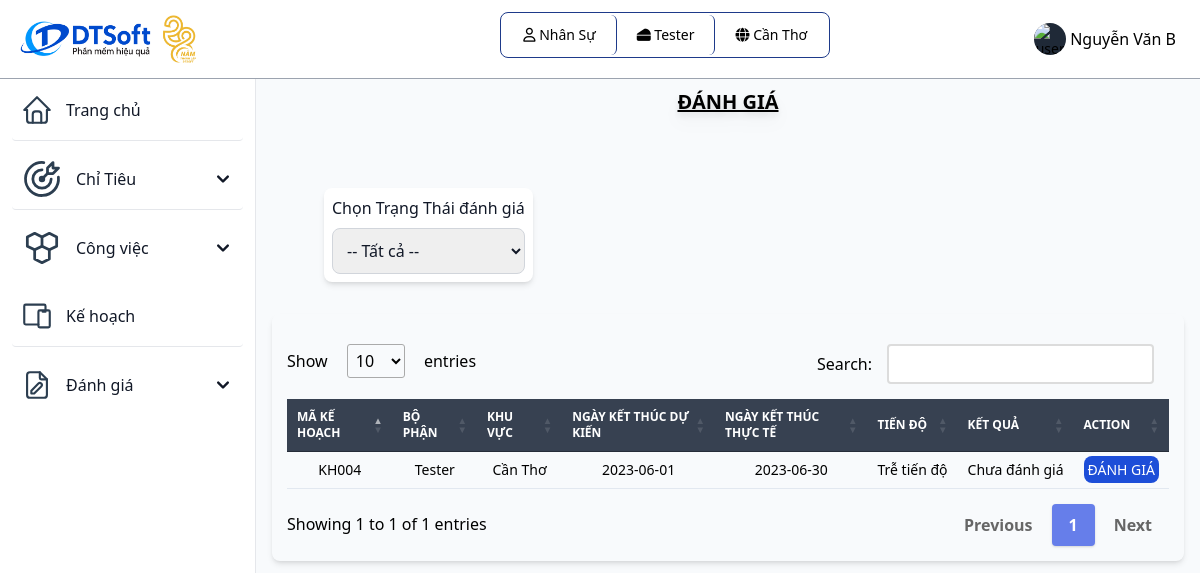
The page /danhgia.php (signed in) on the database as committed earlier.
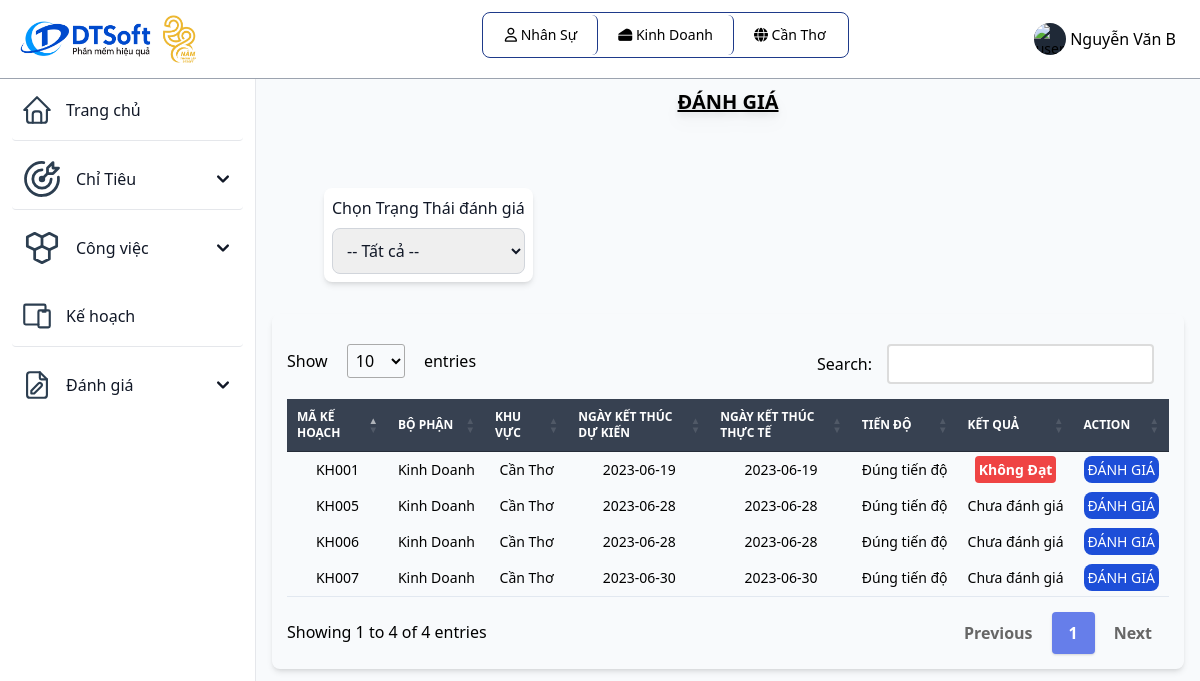
The same page on the database as committed later.
### tables this page shows
CREATE TABLE `vaitro` (
  `id_vaitro` varchar(10) primary key,
  `tenvaitro` varchar(255) NOT NULL,
  `mota` varchar(255) NOT NULL
);

CREATE TABLE `bophan` (
  `id_bophan` varchar(10) primary key,
  `id_khuvuc` varchar(10) NOT NULL,
  `tenbophan` varchar(255) NOT NULL,
  `cvchuyenmon` varchar(255) NOT NULL,
  foreign key(id_khuvuc) references khuvuc(id_khuvuc)
);

CREATE TABLE `khuvuc` (
  `id_khuvuc` varchar(10) primary key,
  `tenkhuvuc` varchar(255) NOT NULL,
  `diachi` varchar(255) NOT NULL,
  `sdt` int(20) NOT NULL
);

CREATE TABLE `kehoachgiaoviec` (
  `id_kehoachgiaoviec` varchar(10) primary key,
  `id_bophan` varchar(10) NOT NULL,
  `id_khuvuc` varchar(10) NOT NULL,
  `tenkh` varchar(255) NOT NULL,
  `ngaybatdau` date NOT NULL,
  `ngayktdukien` date NOT NULL,
  `ngayktthucte` date NOT NULL,
  `trangthai` varchar(30) NOT NULL,
  foreign key(id_khuvuc) references khuvuc(id_khuvuc),
  foreign key(id_bophan) references bophan(id_bophan)
);

### danhgia.php (the view, shortened to what this page needs)
<?php
include "inc/header.php";
include "db/database.php";
?>
<div class="p-4 sm:ml-64">
    <div class="p-4 mt-14">
        <div class="mb-5 font-bold uppercase text-center underline text-xl drop-shadow-lg">Đánh giá</div>
        <div class="p-4 mt-14 flex grid">
            <div class="flex">
                <div class="ml-5 shadow-md bg-white p-2 rounded-lg">
                    <label class="block mb-2 text-base font-medium text-gray-900">Chọn Trạng Thái đánh giá</label>
                    <select id="filter-select3" class="border border-gray-300 text-gray-900 text-base rounded-lg focus:ring-blue-500 focus:border-blue-500 block w-full p-2.5 dark:bg-gray-700 dark:border-gray-600 dark:placeholder-gray-400 dark:text-white dark:focus:ring-blue-500 dark:focus:border-blue-500">
                        <option value="">-- Tất cả --</option>
                    </select>
                </div>
            </div>
        </div>
    </div>
    <div class="mb-4">
        <div class="relative overflow-x-auto shadow-md sm:rounded-lg">
            <table class="w-full text-sm text-gray-500 dark:text-gray-400" id="myTable3">
                <thead class="text-xs text-white uppercase bg-gray-700">
                    <tr>
                        <th class="px-3 py-3">
                            Mã kế hoạch
                        </th>
                        <th class="px-3 py-3">
                            Bộ phận
                        </th>
                        <th class="px-3 py-3">
                            Khu vực
                        </th>
                        <th class="px-3 py-3">
                            Ngày kết thúc dự kiến
                        </th>
                        <th class="px-3 py-3">
                            Ngày kết thúc thực tế
                        </th>
                        <th class="px-3 py-3">
                            Tiến độ
                        </th>
                        <th class="px-3 py-3">
                            Kết quả
                        </th>
                        <?php if($_SESSION['id_vaitro'] != 'QLKV') { ?>
                        <th class="px-3 py-3">
                            Action
                        </th>
                        <?php } ?>
                    </tr>
                </thead>
                <tbody class="text-black text-center">
                    <?php
                    $id_vt = $_SESSION['id_vaitro'];
                    $id_bp = $_SESSION['id_bophan'];
                    $id_kv = $_SESSION['id_khuvuc'];
                    if ($id_vt == "NS" or $id_vt == "QLBP") {
                        $condition = "id_bophan = '" . $id_bp . "'";
                    } else {
                        $condition = "id_khuvuc = '" . $id_kv . "'";
                    }
                    $sql = "SELECT * FROM kehoachgiaoviec";
                    if (!empty($condition)) {
                        $sql .= " WHERE $condition";
                    }
                    $result = mysqli_query($ketnoi, $sql);
                    while ($row = mysqli_fetch_array($result)) {
                        $id_kehoachgiaoviec = $row["id_kehoachgiaoviec"];
                        $ngayktdukien = $row["ngayktdukien"];
                        $ngayktthucte = $row["ngayktthucte"];
                        $id_bophan = $row["id_bophan"];
                        $id_khuvuc = $row["id_khuvuc"];
                        $trangthai = $row["trangthai"];
                        $sql_bophan = "SELECT `tenbophan`,`id_khuvuc` FROM `bophan` WHERE `id_bophan` = '" . $id_bophan . "'";
                        $result_bophan = mysqli_query($ketnoi, $sql_bophan);
                        $row_bophan = mysqli_fetch_array($result_bophan);
                        $tenbophan = $row_bophan["tenbophan"];
                        $sql_khuvuc = "SELECT `tenkhuvuc` FROM `khuvuc` WHERE `id_khuvuc` = '" . $id_khuvuc . "'";
                        $result_khuvuc = mysqli_query($ketnoi, $sql_khuvuc);
                        $row_khuvuc = mysqli_fetch_array($result_khuvuc);
                        $tenkhuvuc = $row_khuvuc["tenkhuvuc"];
                    ?>
                        <tr class="bg-white border-b dark:border-gray-700 hover:bg-gray-50">
                            <td scope="row" class="px-3 py-4 text-black">
                                <?php echo $id_kehoachgiaoviec ?>
                            </td>
                            <td class="px-3 py-4 font-medium whitespace-nowrap">
                                <?php echo $tenbophan ?>
                            </td>
                            <td class="px-3 py-4 font-medium whitespace-nowrap">
                                <?php echo $tenkhuvuc ?>
                            </td>
                            <td class="px-3 py-4 font-medium whitespace-nowrap">
                                <?php echo $ngayktdukien ?>
                            </td>
                            <td class="px-3 py-4 font-medium whitespace-nowrap">
                                <?php echo $ngayktthucte ?>
                            </td>
                            <td class="px-3 py-4 font-medium whitespace-nowrap">
                               <?php
                                    $date1 = new DateTime($ngayktdukien);
                                    $date2 = new DateTime($ngayktthucte);
                                    $diff = $date1->diff($date2);
                                    if($ngayktthucte!=''){
                                        if ($diff->days > 0) {
                                            echo "Trễ tiến độ";
                                        } elseif ($diff->days < 0) {
                                            echo "Đúng tiến độ";
                                        } else {
                                            echo "Đúng tiến độ";
                                        }
                                    } else echo "--"
                               ?>
                            </td>
                            <td class="px-3 py-4 font-medium whitespace-nowrap text-center">
                                <?php
                                    if ($trangthai=='-- Chọn đánh giá --' or $trangthai=='') {
                                        echo 'Chưa đánh giá';
                                    }
                                    else if ($trangthai == 'Đạt') echo '<span class="bg-green-500 rounded p-1 text-white font-bold">Đạt</span>';
                                    else if ($trangthai == 'Không Đạt') echo '<span class="bg-red-500 rounded p-1 text-white font-bold">Không Đạt</span>';
                                    else echo '<span class="bg-yellow-500 rounded p-1 text-white font-bold">Chưa Đạt</span>';
                                ?>
                            </td>
                            <?php if($_SESSION['id_vaitro'] != 'QLKV') { ?>
                            <td class="px-3 py-4 font-medium whitespace-nowrap text-center">
                                <a class="bg-blue-700 p-1 text-white rounded-lg uppercase" href="chitietdanhgia.php?id=<?php echo $id_kehoachgiaoviec ?>">
                                    Đánh giá
                                </a>
                            </td>
                            <?php } ?>
                        </tr>
                    <?php } ?>
                </tbody>
            </table>
        </div>
    </div>
</div>
</body>
</html>

### inc/header.php (shortened to what this page needs)
<?php
 include_once('db/connect.php');
 $id_vt = $_SESSION['id_vaitro'];
?>
<!DOCTYPE html>
<html lang="en">
<head>
	<link href="https://unpkg.com/tailwindcss@2.2.19/dist/tailwind.min.css" rel=" stylesheet">
  <link rel="stylesheet" href="https://cdnjs.cloudflare.com/ajax/libs/font-awesome/6.4.0/css/all.min.css">
	<link href="https://cdn.datatables.net/1.10.19/css/jquery.dataTables.min.css" rel="stylesheet">
	<link href="https://cdn.datatables.net/responsive/2.2.3/css/responsive.dataTables.min.css" rel="stylesheet">
  <script src="https://cdn.tailwindcss.com"></script>
</head>
<body class="g-sidenav-show bg-slate-50" id="draggable">
  <nav class="fixed top-0 z-50 w-full bg-white border-b border-gray-400 dark:border-gray-100 text-black">
        <div class="px-3 py-3 lg:px-5 lg:pl-3">
          <div class="flex items-center justify-between">
            <div class="flex items-center justify-start">
              <a href="index.php" class="flex ml-2 md:mr-24">
                <img src="assets/img/logo.jpg" class="h-12 mr-3" alt="FlowBite Logo" />
              </a>
            </div>
	    <div class="divToHide flex items-center justify-start relative inline-flex items-center p-0.5 mb-2 mr-2 text-sm font-medium rounded-lg border border-blue-900">
              <span class="relative px-5 py-2.5 bg-white rounded-md border-r border-blue-900">
                <i class="fa-regular fa-user"></i>
                  <?php
                    $sql = "SELECT tenvaitro from vaitro where id_vaitro = '" . $_SESSION['id_vaitro'] ."'";
                    $result = mysqli_query($connect, $sql);
                    $row = mysqli_fetch_array($result);
                    echo $row['tenvaitro'];
                  ?>
              </span>
              <?php
              if ($_SESSION['id_bophan'] != NULL){
                $sql = "SELECT tenbophan from bophan where id_bophan = '" . $_SESSION['id_bophan'] ."'";
                $result = mysqli_query($connect, $sql);
                $row_bophan = mysqli_fetch_array($result);
              ?>
              <span class="relative px-5 py-2.5 bg-white rounded-md border-r border-blue-900">
                 <i class="fa-solid fa-cheese"></i>
                  <?php
                      echo $row_bophan['tenbophan'];
                  ?>
              </span>
              <?php
              } else echo '';
              ?>
              <?php
              if ($_SESSION['id_vaitro'] != 'QTHT'){
              ?>
              <span class="relative px-5 py-2.5 bg-white rounded-md">
                  <i class="fa-solid fa-globe"></i>
                  <?php
                    $sql = "SELECT tenkhuvuc from khuvuc where id_khuvuc = '" . $_SESSION['id_khuvuc'] ."'";
                    $result = mysqli_query($connect, $sql);
                    $row = mysqli_fetch_array($result);
                    echo $row['tenkhuvuc'];
                  ?>
              </span>
              <?php
              }
              ?>
            </div>
            <div class="flex items-center divToHide">
                <div class="flex items-center ml-3">
                  <div class="flex">
                    <button type="button" class="flex text-sm bg-gray-800 rounded-full focus:ring-4 focus:ring-gray-300 dark:focus:ring-gray-600" aria-expanded="false" data-dropdown-toggle="dropdown-user">
                      <img class="w-8 h-8 rounded-full" src="https://flowbite.com/docs/images/people/profile-picture-5.jpg" alt="user photo">
                    </button>
                    <span class="text-black p-1 cursor-pointer" data-dropdown-toggle="dropdown-user"><?php echo $_SESSION['tennguoidung']; ?></span>
                  </div>
                </div>
              </div>
          </div>
        </div>
      </nav>
      <aside id="logo-sidebar" class="fixed top-0 left-0 z-40 w-64 h-screen pt-20 transition-transform -translate-x-full bg-white border-r border-gray-200 sm:translate-x-0 dark:border-gray-100
      h-96 overflow-y-scroll scrollbar-thick scrollbar-thumb-blue-500 scrollbar-track-blue-100
      " aria-label="Sidebar">
         <div class="h-full px-3 pb-4 overflow-y-auto bg-white">
            <ul class="space-y-2 font-medium">
               <li class="border-b rounded">
                  <a href="index.php" class="flex items-center p-2 text-gray-900 rounded-lg dark:text-black hover:bg-gray-100 dark:hover:bg-gray-200">
                     <span class="ml-3">Trang chủ</span>
                  </a>
               </li>
               <?php if ($id_vt != "QLKV" && $id_vt != 'QTHT'){ ?>
               <li class="border-b rounded">
                  <button type="button" class="flex items-center w-full p-2 text-gray-900 transition duration-75 rounded-lg group hover:bg-gray-100 dark:text-black hover:bg-gray-200" aria-controls="dropdown-cv" data-collapse-toggle="dropdown-ct">
                    <span class="flex-1 ml-3 text-left whitespace-nowrap">Chỉ Tiêu</span>
                    <svg class="w-6 h-6" fill="currentColor" viewBox="0 0 20 20" xmlns="http://www.w3.org/2000/svg">
                      <path fill-rule="evenodd" d="M5.293 7.293a1 1 0 011.414 0L10 10.586l3.293-3.293a1 1 0 111.414 1.414l-4 4a1 1 0 01-1.414 0l-4-4a1 1 0 010-1.414z" clip-rule="evenodd"></path>
                    </svg>
                  </button>
               </li>
               <?php } ?>
               <?php if ($id_vt != "QLKV" && $id_vt != 'QTHT'){ ?>
               <li>
                  <button type="button" class="flex items-center w-full p-2 text-gray-900 transition duration-75 rounded-lg group hover:bg-gray-100 dark:text-black hover:bg-gray-200" aria-controls="dropdown-cv" data-collapse-toggle="dropdown-cv">
                    <span class="flex-1 ml-3 text-left whitespace-nowrap">Công việc</span>
                    <svg class="w-6 h-6" fill="currentColor" viewBox="0 0 20 20" xmlns="http://www.w3.org/2000/svg">
                      <path fill-rule="evenodd" d="M5.293 7.293a1 1 0 011.414 0L10 10.586l3.293-3.293a1 1 0 111.414 1.414l-4 4a1 1 0 01-1.414 0l-4-4a1 1 0 010-1.414z" clip-rule="evenodd"></path>
                    </svg>
                  </button>
               </li>
               <?php } ?>
               <?php
                    if ($id_vt == "QLBP" || $id_vt == "NS"){
                ?>
               <li class="border-b rounded">
                  <a href="kehoachgiaoviec.php" class="flex items-center p-2 text-gray-900 rounded-lg dark:text-black hover:bg-gray-100 dark:hover:bg-gray-200">
                    <span class="flex-1 ml-3 whitespace-nowrap">Kế hoạch</span>
                  </a>
               </li>
               <?php } ?>
               <li>
                <button type="button" class="flex items-center w-full p-2 text-gray-900 transition duration-75 rounded-lg group hover:bg-gray-100 dark:text-black hover:bg-gray-200" aria-controls="dropdown-example" data-collapse-toggle="dropdown-example">
                      <span class="flex-1 ml-3 text-left whitespace-nowrap">Đánh giá</span>
                      <svg class="w-6 h-6" fill="currentColor" viewBox="0 0 20 20" xmlns="http://www.w3.org/2000/svg"><path fill-rule="evenodd" d="M5.293 7.293a1 1 0 011.414 0L10 10.586l3.293-3.293a1 1 0 111.414 1.414l-4 4a1 1 0 01-1.414 0l-4-4a1 1 0 010-1.414z" clip-rule="evenodd"></path></svg>
                </button>
             </li>
            </ul>
         </div>
      </aside>

### inc/header.php (style rules this page uses)
table.dataTable.no-footer { border-bottom: 1px solid #e2e8f0; margin-top: 0.75em; margin-bottom: 0.75em; }

Rows that differ between the two databases and show on the page:
no longer on this page (row unchanged): bophan: tenbophan "Tester"
no longer on this page (row unchanged): kehoachgiaoviec: id_kehoachgiaoviec "KH004", id_bophan.tenbophan "Tester", id_khuvuc.tenkhuvuc "Cần Thơ", ngayktdukien "2023-06-01", ngayktthucte "2023-06-30", shows "Trễ tiến độ", trangthai "Chưa đánh giá"
now on this page (row unchanged): bophan: tenbophan "Kinh Doanh"
now on this page (row edited): kehoachgiaoviec: id_kehoachgiaoviec "KH001", id_bophan.tenbophan "Kinh Doanh", id_khuvuc.tenkhuvuc "Cần Thơ", ngayktdukien "2023-06-19", ngayktthucte "2023-06-19", shows "Đúng tiến độ", trangthai "Không Đạt"
added kehoachgiaoviec: id_kehoachgiaoviec "KH005", id_bophan.tenbophan "Kinh Doanh", id_khuvuc.tenkhuvuc "Cần Thơ", ngayktdukien "2023-06-28", ngayktthucte "2023-06-28", shows "Đúng tiến độ", trangthai "Chưa đánh giá"
added kehoachgiaoviec: id_kehoachgiaoviec "KH006", id_bophan.tenbophan "Kinh Doanh", id_khuvuc.tenkhuvuc "Cần Thơ", ngayktdukien "2023-06-28", ngayktthucte "2023-06-28", shows "Đúng tiến độ", trangthai "Chưa đánh giá"
added kehoachgiaoviec: id_kehoachgiaoviec "KH007", id_bophan.tenbophan "Kinh Doanh", id_khuvuc.tenkhuvuc "Cần Thơ", ngayktdukien "2023-06-30", ngayktthucte "2023-06-30", shows "Đúng tiến độ", trangthai "Chưa đánh giá"
Other text that changed with them:
text written by a page script: "Show entries Search: Showing 1 to 1 of 1 entries Previous 1 Next" → "Show entries Search: Showing 1 to 4 of 4 entries Previous 1 Next"
